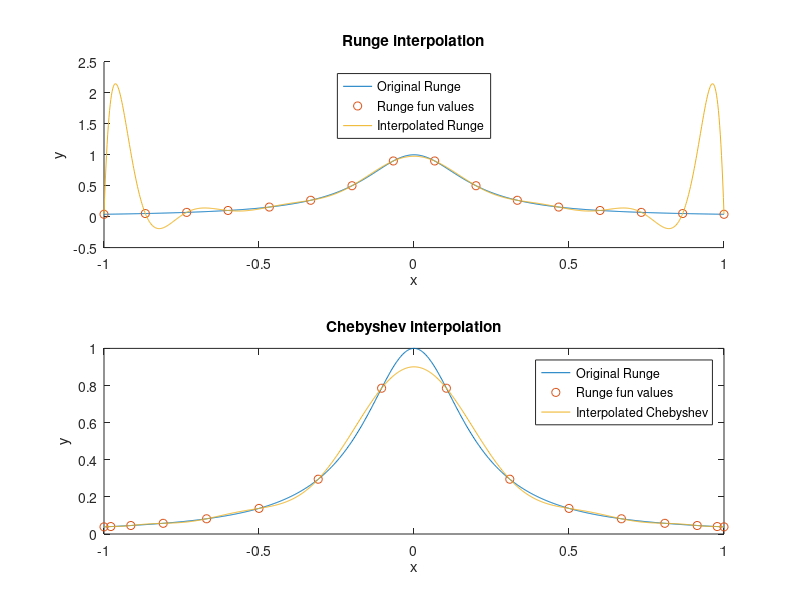

MATLAB code to generate this figure:
function [nodes_Chebyshev, V, V2, original_Runge, interpolated_Runge, interpolated_Runge_Chebyshev] = zadanie2()
% nodes_Chebyshev - wektor wierszowy zawierający N=16 węzłów Czebyszewa drugiego rodzaju
% V - macierz Vandermonde obliczona dla 16 węzłów interpolacji rozmieszczonych równomiernie w przedziale [-1,1]
% V2 - macierz Vandermonde obliczona dla węzłów interpolacji zdefiniowanych w wektorze nodes_Chebyshev
% original_Runge - wektor wierszowy zawierający wartości funkcji Runge dla wektora x_fine=linspace(-1, 1, 1000)
% interpolated_Runge - wektor wierszowy wartości funkcji interpolującej określonej dla równomiernie rozmieszczonych węzłów interpolacji
% interpolated_Runge_Chebyshev - wektor wierszowy wartości funkcji interpolującej wyznaczonej
%       przy zastosowaniu 16 węzłów Czebyszewa zawartych w nodes_Chebyshev 
    N = 16;
    x_fine = linspace(-1, 1, 1000);
    nodes_Chebyshev = get_Chebyshev_nodes(N);

    V = vandermonde_matrix(N);
    V2 = vandermonde_matrix_Chebyshev(N);
    
    original_Runge = 1 ./ (1 + 25 * x_fine.^2);
    
    x_coarse_r = linspace(-1,1,N);
    b = (1 ./ (1 + 25 * x_coarse_r.^2))';
    c_runge = V \ b; % współczynniki wielomianu interpolującego
    
    interpolated_Runge = polyval(flipud(c_runge), x_fine); % interpolacja
    
    x_coarse_ch = get_Chebyshev_nodes(N);
    b = (1 ./ (1 + 25 * x_coarse_ch.^2))';
    c_runge = V2 \ b; % współczynniki wielomianu interpolującego

    interpolated_Runge_Chebyshev = polyval(flipud(c_runge), x_fine);

    subplot(2,1,1);
  
    title('Runge interpolation')
    xlabel('x')
    ylabel('y')
    hold on;
    plot(x_fine, original_Runge, 'DisplayName', 'Original Runge');
    plot(x_coarse_r, 1 ./ (1 + 25 * x_coarse_r.^2), 'o', 'DisplayName', 'Runge fun values')
    plot(x_fine, interpolated_Runge, 'DisplayName', 'Interpolated Runge'); % Wyświetlenie legendy dla interpolacji Runge
    legend('Location', 'north');
    hold off

    subplot(2,1,2);
    plot(x_fine, original_Runge, 'DisplayName', 'Original Runge');
    title('Chebyshev interpolation')
    xlabel('x');
    ylabel('y');
    hold on;
    plot(nodes_Chebyshev, 1 ./ (1 + 25 * nodes_Chebyshev.^2), 'o', 'DisplayName', 'Runge fun values')
    plot(x_fine, interpolated_Runge_Chebyshev, 'DisplayName', 'Interpolated Chebyshev')
    legend('Location', 'northeast')
    hold off
    print('zadanie2.png', '-dpng')


end

function nodes = get_Chebyshev_nodes(N)
    % oblicza N węzłów Czebyszewa drugiego rodzaju
    nodes = zeros(1, N);
    for i=0:N-1
        nodes(1,i+1) = cos((i*pi) / (N-1));
    end
end

function V = vandermonde_matrix(N)
    % Generuje macierz Vandermonde dla N równomiernie rozmieszczonych w przedziale [-1, 1] węzłów interpolacji
    x_coarse = linspace(-1,1,N);
    V = zeros(N);
    for i = 1:N
        for j=1:N
            V(i,j) = x_coarse(i)^(j-1);
        end
    
    end

end

function V = vandermonde_matrix_Chebyshev(N)
    % Generuje macierz Vandermonde dla N równomiernie rozmieszczonych w przedziale [-1, 1] węzłów interpolacji
    x_coarse = get_Chebyshev_nodes(N);
    V = zeros(N);
    for i = 1:N
        for j=1:N
            V(i,j) = x_coarse(i)^(j-1);
        end
    
    end

end